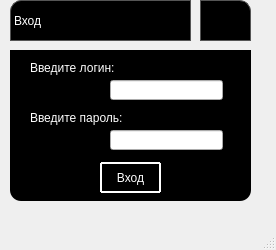
<?xml version="1.0" encoding="UTF-8"?>
<ui version="4.0">
 <class>inputwindow</class>
 <widget class="QMainWindow" name="inputwindow">
  <property name="geometry">
   <rect>
    <x>0</x>
    <y>0</y>
    <width>276</width>
    <height>250</height>
   </rect>
  </property>
  <property name="windowTitle">
   <string>MainWindow</string>
  </property>
  <property name="documentMode">
   <bool>false</bool>
  </property>
  <property name="dockNestingEnabled">
   <bool>false</bool>
  </property>
  <widget class="QWidget" name="centralwidget">
   <widget class="QPushButton" name="closebutton">
    <property name="geometry">
     <rect>
      <x>200</x>
      <y>0</y>
      <width>51</width>
      <height>41</height>
     </rect>
    </property>
    <property name="mouseTracking">
     <bool>false</bool>
    </property>
    <property name="styleSheet">
     <string notr="true">QPushButton{
border: 1px solid #555;
padding: 5 px ;
border-top-right-radius: 11px;
background: black;
}
QPushButton:hover { background: rgba(255,255,255,.2); }
QPushButton:pressed { background: white; }</string>
    </property>
    <property name="text">
     <string/>
    </property>
    <property name="icon">
     <iconset>
      <normaloff>photos/крестик.png</normaloff>photos/крестик.png</iconset>
    </property>
    <property name="default">
     <bool>false</bool>
    </property>
   </widget>
   <widget class="QLabel" name="label">
    <property name="geometry">
     <rect>
      <x>10</x>
      <y>0</y>
      <width>181</width>
      <height>41</height>
     </rect>
    </property>
    <property name="styleSheet">
     <string notr="true">QLabel{
	font: 75 italic 22pt &quot;MS Sans Serif&quot;;
color: white;
border: 1px solid #555;
border-top-left-radius: 11px;
background: black;
font-weight: 3;
text-transform: capitalize;
font-size: 25;
}</string>
    </property>
    <property name="text">
     <string>Вход</string>
    </property>
   </widget>
   <widget class="QGroupBox" name="groupBox_2">
    <property name="geometry">
     <rect>
      <x>10</x>
      <y>50</y>
      <width>241</width>
      <height>151</height>
     </rect>
    </property>
    <property name="styleSheet">
     <string notr="true">QGroupBox{
border-bottom-left-radius: 11px;
border-bottom-right-radius: 11px;
background: black;
}</string>
    </property>
    <property name="title">
     <string/>
    </property>
    <widget class="QLabel" name="label_13">
     <property name="geometry">
      <rect>
       <x>20</x>
       <y>20</y>
       <width>47</width>
       <height>13</height>
      </rect>
     </property>
     <property name="text">
      <string>TextLabel</string>
     </property>
    </widget>
    <widget class="QLabel" name="label_14">
     <property name="geometry">
      <rect>
       <x>20</x>
       <y>30</y>
       <width>47</width>
       <height>13</height>
      </rect>
     </property>
     <property name="text">
      <string>TextLabel</string>
     </property>
    </widget>
    <widget class="QLineEdit" name="lineEdit">
     <property name="geometry">
      <rect>
       <x>100</x>
       <y>30</y>
       <width>113</width>
       <height>20</height>
      </rect>
     </property>
    </widget>
    <widget class="QLineEdit" name="lineEdit_2">
     <property name="geometry">
      <rect>
       <x>100</x>
       <y>80</y>
       <width>113</width>
       <height>20</height>
      </rect>
     </property>
    </widget>
    <widget class="QLabel" name="label_3">
     <property name="geometry">
      <rect>
       <x>20</x>
       <y>10</y>
       <width>101</width>
       <height>16</height>
      </rect>
     </property>
     <property name="styleSheet">
      <string notr="true">color:white;</string>
     </property>
     <property name="text">
      <string>Введите логин:</string>
     </property>
    </widget>
    <widget class="QLabel" name="label_4">
     <property name="geometry">
      <rect>
       <x>20</x>
       <y>60</y>
       <width>121</width>
       <height>16</height>
      </rect>
     </property>
     <property name="styleSheet">
      <string notr="true">color:white;</string>
     </property>
     <property name="text">
      <string>Введите пароль:</string>
     </property>
    </widget>
    <widget class="QPushButton" name="pushButton">
     <property name="geometry">
      <rect>
       <x>90</x>
       <y>112</y>
       <width>61</width>
       <height>31</height>
      </rect>
     </property>
     <property name="styleSheet">
      <string notr="true">QPushButton {
  display: inline-block;
  color: white;
  text-decoration: none;
  user-select: none;
  outline: none;
  border: 2px solid white;
  border-radius: 1px;
  transition: 0.2s;
} 
QPushButton:hover { background: rgba(255,255,255,.2); }
QPushButton:pressed { background: white; }</string>
     </property>
     <property name="text">
      <string>Вход</string>
     </property>
    </widget>
   </widget>
   <zorder>groupBox_2</zorder>
   <zorder>closebutton</zorder>
   <zorder>label</zorder>
  </widget>
  <widget class="QMenuBar" name="menubar">
   <property name="geometry">
    <rect>
     <x>0</x>
     <y>0</y>
     <width>276</width>
     <height>21</height>
    </rect>
   </property>
  </widget>
  <widget class="QStatusBar" name="statusbar"/>
 </widget>
 <resources>
  <include location="photos/photos.qrc"/>
 </resources>
 <connections/>
</ui>
